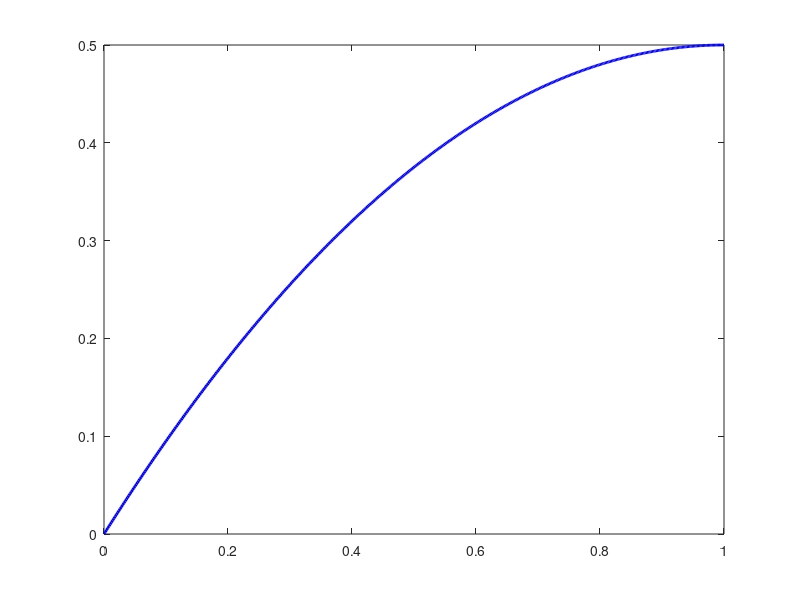

Write the MATLAB code that produced this figure. (Note: this script raises an error after producing the figure.)
% demo of the finite element method for the problem
%   -u'' = 1, 0 < x < 1, u(0) = 0, u'(1) = 0.

N = 8;
h = 1/(N+1);
x = [1:N]*h;

k = 1;
% construct the stiffness matrix (integrals done by hand)
maindiag = 2/h*ones(N,1);
offdiag  = -1/h*ones(N-1,1);
K = diag(maindiag) + diag(offdiag,1) + diag(offdiag,-1);

K(N,N+1) = -1/h; K(N+1,N) = -1/h; K(N+1,N+1) = 1/h; % modification for Neumann BC

% construct the load vector (integrals done by hand)
b = ones(N,1)*h; % f for solution #2 and #3
b(N+1) = h/2; % modification for Neumann BC

% solve for expansion coefficients of Galerkin approximation
c = K\b;

% plot the true solution
xx = linspace(0,1,500)';     % finely spaced points between 0 and 1.
u = .5*xx.*(2-xx);      % true solution #2

figure(1), clf
plot(xx, u, 'b-','linewidth',2)
hold on

% plot the approximation solution
uN = zeros(size(xx));
for k=1:N
    uN = uN + c(k)*hat(xx,k,N);
end
uN = uN + c(N+1)*(xx > x(N)).*(xx-x(N))/h; % add bc on right
plot(xx, uN, 'r-','linewidth',2)

set(gca,'fontsize',16)
xlabel('x')
legend('true solution', 'u_N(x)')
title(sprintf('N = %d', N))

figure(2)
% plot the error in the solution for this N
plot(xx, u-uN, 'r-','linewidth',2)
set(gca,'fontsize',16)
xlabel('x')
ylabel(' u(x) - u_N(x)')

% approximate the maximum error for this value of N
maxerr = max(abs(u - uN));
title(['Max error = ' num2str(maxerr)])
